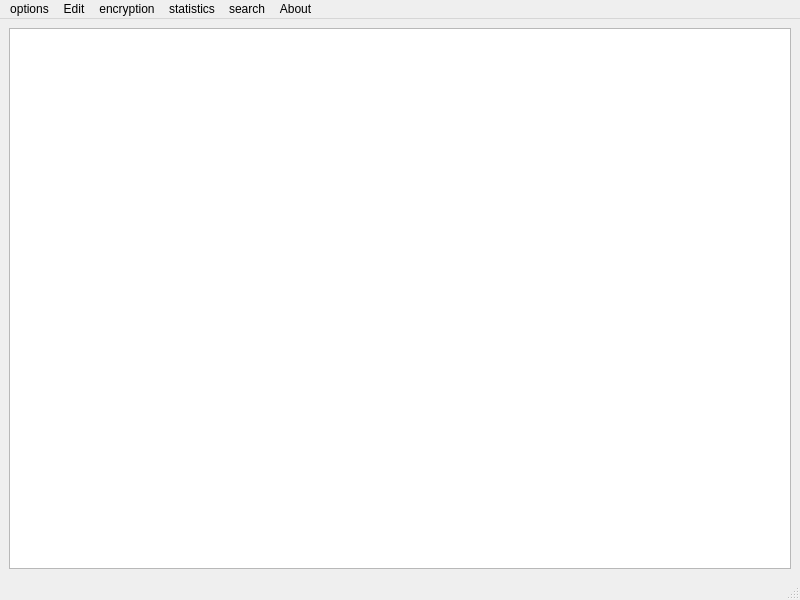
<?xml version="1.0" encoding="UTF-8"?>
<ui version="4.0">
 <class>MainWindow</class>
 <widget class="QMainWindow" name="MainWindow">
  <property name="geometry">
   <rect>
    <x>0</x>
    <y>0</y>
    <width>800</width>
    <height>600</height>
   </rect>
  </property>
  <property name="windowTitle">
   <string>MainWindow</string>
  </property>
  <widget class="QWidget" name="centralwidget">
   <layout class="QHBoxLayout" name="horizontalLayout">
    <item>
     <widget class="QPlainTextEdit" name="plainTextEdit"/>
    </item>
   </layout>
  </widget>
  <widget class="QMenuBar" name="menubar">
   <property name="geometry">
    <rect>
     <x>0</x>
     <y>0</y>
     <width>800</width>
     <height>21</height>
    </rect>
   </property>
   <widget class="QMenu" name="menuoptions">
    <property name="title">
     <string>options</string>
    </property>
    <addaction name="actionopen_file"/>
    <addaction name="actionsave_2"/>
    <addaction name="actionSaveAs"/>
    <addaction name="separator"/>
    <addaction name="actionMerge"/>
   </widget>
   <widget class="QMenu" name="menuEdit">
    <property name="title">
     <string>Edit</string>
    </property>
    <addaction name="actionfirst_capital_2"/>
    <addaction name="actionupper_case"/>
    <addaction name="actionlower_case"/>
    <addaction name="separator"/>
    <addaction name="actionempty_the_file"/>
   </widget>
   <widget class="QMenu" name="menuencryption">
    <property name="title">
     <string>encryption</string>
    </property>
    <addaction name="actionEncrypt_2"/>
    <addaction name="actionDecrypt_2"/>
   </widget>
   <widget class="QMenu" name="menustatistics">
    <property name="title">
     <string>statistics</string>
    </property>
    <addaction name="actionnumber_of_the_words"/>
    <addaction name="actionnumber_of_charactares"/>
    <addaction name="actionnumber_of_lines"/>
   </widget>
   <widget class="QMenu" name="menusearch">
    <property name="title">
     <string>search</string>
    </property>
    <addaction name="actionfor_word"/>
    <addaction name="actioncount_number_of_times_of_word"/>
   </widget>
   <widget class="QMenu" name="menuAbout">
    <property name="title">
     <string>About</string>
    </property>
    <addaction name="actionabout"/>
   </widget>
   <addaction name="menuoptions"/>
   <addaction name="menuEdit"/>
   <addaction name="menuencryption"/>
   <addaction name="menustatistics"/>
   <addaction name="menusearch"/>
   <addaction name="menuAbout"/>
  </widget>
  <widget class="QStatusBar" name="statusbar"/>
  <action name="actionsave">
   <property name="text">
    <string>save</string>
   </property>
  </action>
  <action name="actionall_file_to_upper">
   <property name="text">
    <string>all file to upper</string>
   </property>
  </action>
  <action name="actionall_file_to_small">
   <property name="text">
    <string>all file to small</string>
   </property>
  </action>
  <action name="actionfirst_capital">
   <property name="text">
    <string>first capital</string>
   </property>
  </action>
  <action name="actionEncrypt">
   <property name="text">
    <string>Encrypt</string>
   </property>
  </action>
  <action name="actionDecrypt">
   <property name="text">
    <string>Decrypt</string>
   </property>
  </action>
  <action name="actionclear">
   <property name="text">
    <string>clear</string>
   </property>
  </action>
  <action name="actionopen_file">
   <property name="text">
    <string>open file</string>
   </property>
  </action>
  <action name="actionsave_2">
   <property name="text">
    <string>save</string>
   </property>
  </action>
  <action name="actionfirst_capital_2">
   <property name="text">
    <string>first capital</string>
   </property>
  </action>
  <action name="actionall_upper">
   <property name="text">
    <string>all upper </string>
   </property>
  </action>
  <action name="actionall_lower">
   <property name="text">
    <string>all lower</string>
   </property>
  </action>
  <action name="actionencyrpt">
   <property name="text">
    <string>encyrpt</string>
   </property>
  </action>
  <action name="actiondecrypt">
   <property name="text">
    <string>decrypt</string>
   </property>
  </action>
  <action name="actionEncrypt_2">
   <property name="text">
    <string>Encrypt</string>
   </property>
  </action>
  <action name="actionDecrypt_2">
   <property name="text">
    <string>Decrypt</string>
   </property>
  </action>
  <action name="actionempty_the_file">
   <property name="text">
    <string>empty the file</string>
   </property>
  </action>
  <action name="actionnumber_of_the_words">
   <property name="text">
    <string>number of the words</string>
   </property>
  </action>
  <action name="actionnumber_of_charactares">
   <property name="text">
    <string>number of charactares</string>
   </property>
  </action>
  <action name="actionnumber_of_lines">
   <property name="text">
    <string>number of lines</string>
   </property>
  </action>
  <action name="actionfor_word">
   <property name="text">
    <string>search by word</string>
   </property>
  </action>
  <action name="actioncount_number_of_times_of_word">
   <property name="text">
    <string>count number of times of word</string>
   </property>
  </action>
  <action name="actionmerge_file">
   <property name="text">
    <string>merge file</string>
   </property>
  </action>
  <action name="actionSaveAs">
   <property name="text">
    <string>Save As</string>
   </property>
  </action>
  <action name="actionMerge">
   <property name="text">
    <string>Merge</string>
   </property>
  </action>
  <action name="actionabout">
   <property name="text">
    <string>about</string>
   </property>
  </action>
  <action name="actionupper_case">
   <property name="text">
    <string>upper case</string>
   </property>
  </action>
  <action name="actionlower_case">
   <property name="text">
    <string>lower case</string>
   </property>
  </action>
 </widget>
 <resources/>
 <connections/>
</ui>
